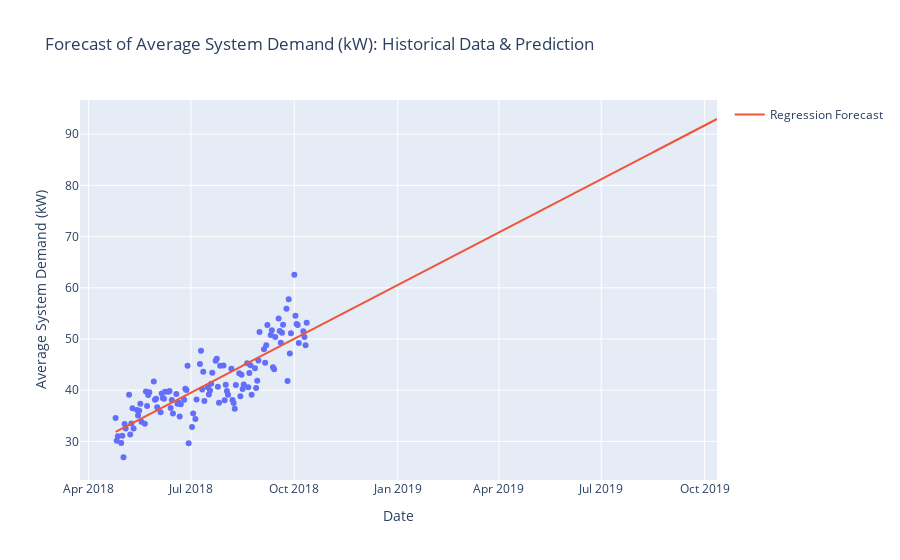

Notebook source saved alongside this figure:
### Code cell
import pandas as pd
import numpy as np
from sklearn.linear_model import LinearRegression
import plotly.express as px

df = pd.read_csv('acndata_sessions.csv')
df.dropna(subset=['sessionID', 'connectionTime', 'disconnectTime', 'doneChargingTime', 'kWhDelivered'], inplace=True)

for col in ['connectionTime', 'disconnectTime', 'doneChargingTime']:
    df[col] = pd.to_datetime(df[col], errors='coerce')

# Drop rows where conversion failed for connectionTime or disconnectTime.
df.dropna(subset=['connectionTime', 'disconnectTime'], inplace=True)

df['charge_duration'] = (df['doneChargingTime'] - df['connectionTime']).dt.total_seconds() / 3600.0

df = df[df['charge_duration'] > 0]

# Compute the power output (kW) for each session.
df['power_output'] = df['kWhDelivered'] / df['charge_duration']

# -------------------------------
# 2. Build the Event-Based Time Series
# -------------------------------
# Create two event DataFrames for session start (positive power) and end (negative power)
df_start = df[['connectionTime', 'power_output']].copy()
df_start.rename(columns={'connectionTime': 'timestamp'}, inplace=True)

df_end = df[['doneChargingTime', 'power_output']].copy()
df_end.rename(columns={'doneChargingTime': 'timestamp'}, inplace=True)
df_end['power_output'] = -df_end['power_output']

# Concatenate events and sort by timestamp.
events_df = pd.concat([df_start, df_end]).sort_values('timestamp')
events_df['total_power'] = events_df['power_output'].cumsum()
events_df = events_df.set_index('timestamp')

# Resample to compute the daily average total power.
daily_avg = events_df['total_power'].resample('D').mean().reset_index()

# -------------------------------
# 3. Exclude Weekends and Specific Holidays
# -------------------------------
# Exclude weekends (Saturday=5, Sunday=6)
daily_avg = daily_avg[daily_avg['timestamp'].dt.dayofweek < 5]

# Define holidays (using 2018 dates based on your list)
holidays = pd.to_datetime([
    '2018-01-01',  # New Year's Day: Monday, January 1
    '2018-01-15',  # Martin Luther King Jr. Day: Monday, January 15
    '2018-02-19',  # Washington's Birthday / Presidents' Day: Monday, February 19
    '2018-05-28',  # Memorial Day: Monday, May 28
    '2018-07-04',  # Independence Day: Wednesday, July 4
    '2018-09-03',  # Labor Day: Monday, September 3
    '2018-10-08',  # Columbus Day: Monday, October 8
    '2018-11-12',  # Veterans Day (observed): Monday, November 12
    '2018-11-22',  # Thanksgiving Day: Thursday, November 22
    '2018-12-25'   # Christmas Day: Tuesday, December 25
])
exclude = pd.to_datetime(['2018-10-15'])
daily_avg = daily_avg[~daily_avg['timestamp'].isin(holidays)]
daily_avg = daily_avg[~daily_avg['timestamp'].isin(exclude)]

# -------------------------------
# 4. Fit a Linear Regression Model and Forecast
# -------------------------------
# Convert the timestamp to a numeric value (days since start) for regression.
min_date = daily_avg['timestamp'].min()
min_date = pd.Timestamp(min_date)  # Ensure it's a pandas Timestamp

daily_avg['days'] = (daily_avg['timestamp'] - min_date).dt.days

# Prepare training data for regression.
X_train = daily_avg['days'].values.reshape(-1, 1)
y_train = daily_avg['total_power'].values

# Fit the linear regression model.
model = LinearRegression()
model.fit(X_train, y_train)

# Forecast for the next period (here using 365 days; update to 1825 for a full 5-year forecast if needed).
forecast_days = 365  
last_day = daily_avg['days'].max()
X_pred = np.arange(0, last_day + forecast_days + 1).reshape(-1, 1)
y_pred = model.predict(X_pred)

# Convert numeric predictions back to datetime.
dates_pred = [min_date + pd.Timedelta(days=int(x)) for x in X_pred.flatten()]

# Create a DataFrame for predictions.
df_pred = pd.DataFrame({
    'timestamp': dates_pred,
    'predicted_total_power': y_pred
})


# -------------------------------
# 5. Plot with Plotly Express

fig = px.scatter(daily_avg, 
                 x='timestamp', 
                 y='total_power', 
                 title='Forecast of Average System Demand (kW): Historical Data & Prediction',
                 labels={'timestamp': 'Date', 'total_power': 'Average System Demand (kW)'})

# Add the regression forecast as a line.
fig.add_scatter(x=df_pred['timestamp'], 
                y=df_pred['predicted_total_power'], 
                mode='lines', 
                name='Regression Forecast')

fig.show()

### Figure 1 — Plotly figure (JSON) as saved in the notebook; plotly's stock layout.template omitted (floating-point values rounded to 4 significant figures; data arrays with more than 128 entries replaced by an {"elided": "..."} marker saying what was removed)
{"data": [{"hovertemplate": "Date=%{x}<br>Average System Demand (kW)=%{y}<extra></extra>", "legendgroup": "", "marker": {"color": "#636efa", "symbol": "circle"}, "mode": "markers", "name": "", "orientation": "v", "showlegend": false, "type": "scatter", "x": ["2018-04-25T00:00:00", "2018-04-26T00:00:00", "2018-04-27T00:00:00", "2018-04-30T00:00:00", "2018-05-01T00:00:00", "2018-05-02T00:00:00", "2018-05-03T00:00:00", "2018-05-04T00:00:00", "2018-05-07T00:00:00", "2018-05-08T00:00:00", "2018-05-09T00:00:00", "2018-05-10T00:00:00", "2018-05-11T00:00:00", "2018-05-14T00:00:00", "2018-05-15T00:00:00", "2018-05-16T00:00:00", "2018-05-17T00:00:00", "2018-05-18T00:00:00", "2018-05-21T00:00:00", "2018-05-22T00:00:00", "2018-05-23T00:00:00", "2018-05-24T00:00:00", "2018-05-25T00:00:00", "2018-05-29T00:00:00", "2018-05-30T00:00:00", "2018-05-31T00:00:00", "2018-06-01T00:00:00", "2018-06-04T00:00:00", "2018-06-05T00:00:00", "2018-06-06T00:00:00", "2018-06-07T00:00:00", "2018-06-08T00:00:00", "2018-06-11T00:00:00", "2018-06-12T00:00:00", "2018-06-13T00:00:00", "2018-06-14T00:00:00", "2018-06-15T00:00:00", "2018-06-18T00:00:00", "2018-06-19T00:00:00", "2018-06-20T00:00:00", "2018-06-21T00:00:00", "2018-06-22T00:00:00", "2018-06-25T00:00:00", "2018-06-26T00:00:00", "2018-06-27T00:00:00", "2018-06-28T00:00:00", "2018-06-29T00:00:00", "2018-07-02T00:00:00", "2018-07-03T00:00:00", "2018-07-05T00:00:00", "2018-07-06T00:00:00", "2018-07-09T00:00:00", "2018-07-10T00:00:00", "2018-07-11T00:00:00", "2018-07-12T00:00:00", "2018-07-13T00:00:00", "2018-07-16T00:00:00", "2018-07-17T00:00:00", "2018-07-18T00:00:00", "2018-07-19T00:00:00", "2018-07-20T00:00:00", "2018-07-23T00:00:00", "2018-07-24T00:00:00", "2018-07-25T00:00:00", "2018-07-26T00:00:00", "2018-07-27T00:00:00", "2018-07-30T00:00:00", "2018-07-31T00:00:00", "2018-08-01T00:00:00", "2018-08-02T00:00:00", "2018-08-03T00:00:00", "2018-08-06T00:00:00", "2018-08-07T00:00:00", "2018-08-08T00:00:00", "2018-08-09T00:00:00", "2018-08-10T00:00:00", "2018-08-13T00:00:00", "2018-08-14T00:00:00", "2018-08-15T00:00:00", "2018-08-16T00:00:00", "2018-08-17T00:00:00", "2018-08-20T00:00:00", "2018-08-21T00:00:00", "2018-08-22T00:00:00", "2018-08-23T00:00:00", "2018-08-24T00:00:00", "2018-08-27T00:00:00", "2018-08-28T00:00:00", "2018-08-29T00:00:00", "2018-08-30T00:00:00", "2018-08-31T00:00:00", "2018-09-04T00:00:00", "2018-09-05T00:00:00", "2018-09-06T00:00:00", "2018-09-07T00:00:00", "2018-09-10T00:00:00", "2018-09-11T00:00:00", "2018-09-12T00:00:00", "2018-09-13T00:00:00", "2018-09-14T00:00:00", "2018-09-17T00:00:00", "2018-09-18T00:00:00", "2018-09-19T00:00:00", "2018-09-20T00:00:00", "2018-09-21T00:00:00", "2018-09-24T00:00:00", "2018-09-25T00:00:00", "2018-09-26T00:00:00", "2018-09-27T00:00:00", "2018-09-28T00:00:00", "2018-10-01T00:00:00", "2018-10-02T00:00:00", "2018-10-03T00:00:00", "2018-10-04T00:00:00", "2018-10-05T00:00:00", "2018-10-09T00:00:00", "2018-10-10T00:00:00", "2018-10-11T00:00:00", "2018-10-12T00:00:00"], "xaxis": "x", "y": [34.58, 30.14, 31.03, 29.71, 31.13, 26.91, 33.42, 32.51, 39.13, 31.36, 33.49, 36.48, 32.54, 36.15, 35.08, 35.98, 37.34, 33.83, 33.46, 39.75, 36.9, 39.09, 39.6, 41.73, 38.13, 38.33, 36.65, 35.71, 39.38, 38.5, 38.33, 39.72, 39.72, 39.84, 36.51, 38.09, 35.43, 39.27, 37.37, 37.61, 34.86, 37.27, 38.12, 40.29, 40.06, 44.77, 29.66, 32.8, 35.47, 34.36, 38.19, 45.12, 47.7, 40.14, 43.59, 37.9, 40.57, 39.19, 39.96, 41.25, 43.43, 45.74, 46.14, 40.68, 37.58, 44.8, 44.82, 38.06, 41.07, 39.84, 39.14, 44.21, 38.07, 37.51, 36.39, 41.03, 43.34, 38.84, 43.01, 40.22, 41.1, 45.27, 40.59, 43.35, 44.9, 39.11, 44.27, 40.42, 41.83, 45.82, 51.36, 48.0, 45.34, 48.8, 52.73, 50.76, 51.7, 44.51, 44.12, 50.4, 53.98, 51.55, 49.25, 51.24, 52.79, 55.9, 41.82, 57.75, 47.18, 51.13, 62.54, 54.53, 52.93, 52.72, 49.2, 51.53, 50.41, 48.76, 53.17], "yaxis": "y"}, {"mode": "lines", "name": "Regression Forecast", "type": "scatter", "x": {"elided": "536 str values"}, "y": {"elided": "536 float values"}}], "layout": {"legend": {"tracegroupgap": 0}, "title": {"text": "Forecast of Average System Demand (kW): Historical Data & Prediction"}, "xaxis": {"anchor": "y", "domain": [0, 1], "title": {"text": "Date"}}, "yaxis": {"anchor": "x", "domain": [0, 1], "title": {"text": "Average System Demand (kW)"}}}}
